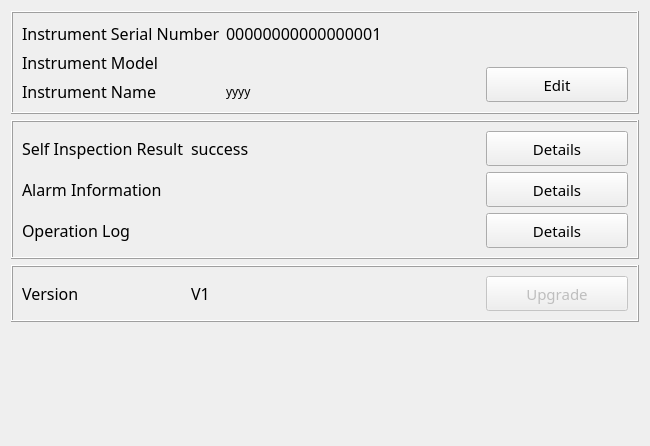
         <widget class="QWidget" name="pageDevice">
          <property name="font">
           <font>
            <family>文泉驿等宽微米黑</family>
           </font>
          </property>
          <layout class="QVBoxLayout" name="verticalLayout_19">
           <item>
            <widget class="QFrame" name="frameInsInfos">
             <property name="font">
              <font>
               <family>文泉驿等宽微米黑</family>
              </font>
             </property>
             <property name="frameShape">
              <enum>QFrame::Box</enum>
             </property>
             <property name="frameShadow">
              <enum>QFrame::Raised</enum>
             </property>
             <layout class="QGridLayout" name="gridLayout">
              <item row="0" column="0">
               <widget class="QLabel" name="labelSerialNumTitle">
                <property name="font">
                 <font>
                  <family>文泉驿微米黑</family>
                  <pointsize>12</pointsize>
                  <weight>50</weight>
                  <bold>false</bold>
                 </font>
                </property>
                <property name="text">
                 <string>Instrument Serial Number</string>
                </property>
               </widget>
              </item>
              <item row="0" column="1">
               <widget class="QLabel" name="labelSerialNum">
                <property name="font">
                 <font>
                  <family>文泉驿微米黑</family>
                  <pointsize>12</pointsize>
                 </font>
                </property>
                <property name="text">
                 <string>00000000000000001</string>
                </property>
               </widget>
              </item>
              <item row="1" column="0" rowspan="2">
               <widget class="QLabel" name="label_5">
                <property name="sizePolicy">
                 <sizepolicy hsizetype="Preferred" vsizetype="Preferred">
                  <horstretch>0</horstretch>
                  <verstretch>0</verstretch>
                 </sizepolicy>
                </property>
                <property name="minimumSize">
                 <size>
                  <width>0</width>
                  <height>0</height>
                 </size>
                </property>
                <property name="font">
                 <font>
                  <family>文泉驿微米黑</family>
                  <pointsize>12</pointsize>
                 </font>
                </property>
                <property name="text">
                 <string>Instrument Model</string>
                </property>
               </widget>
              </item>
              <item row="1" column="1" rowspan="2">
               <widget class="QLabel" name="label_Instrutype">
                <property name="font">
                 <font>
                  <family>文泉驿微米黑</family>
                  <pointsize>12</pointsize>
                 </font>
                </property>
                <property name="text">
                 <string/>
                </property>
               </widget>
              </item>
              <item row="2" column="2" rowspan="2">
               <widget class="QWidget" name="widget" native="true">
                <property name="minimumSize">
                 <size>
                  <width>92</width>
                  <height>35</height>
                 </size>
                </property>
                <property name="maximumSize">
                 <size>
                  <width>120</width>
                  <height>16777215</height>
                 </size>
                </property>
               </widget>
              </item>
              <item row="2" column="3" rowspan="2">
               <widget class="QPushButton" name="buttonDeviceNameEdit">
                <property name="minimumSize">
                 <size>
                  <width>142</width>
                  <height>35</height>
                 </size>
                </property>
                <property name="maximumSize">
                 <size>
                  <width>142</width>
                  <height>16777215</height>
                 </size>
                </property>
                <property name="font">
                 <font>
                  <family>文泉驿等宽微米黑</family>
                  <pointsize>11</pointsize>
                  <weight>50</weight>
                  <italic>false</italic>
                  <bold>false</bold>
                 </font>
                </property>
                <property name="focusPolicy">
                 <enum>Qt::NoFocus</enum>
                </property>
                <property name="text">
                 <string>Edit</string>
                </property>
               </widget>
              </item>
              <item row="3" column="0">
               <widget class="QLabel" name="labelDeviceNameTitle_2">
                <property name="font">
                 <font>
                  <family>文泉驿微米黑</family>
                  <pointsize>12</pointsize>
                  <weight>50</weight>
                  <bold>false</bold>
                 </font>
                </property>
                <property name="text">
                 <string>Instrument Name</string>
                </property>
               </widget>
              </item>
              <item row="3" column="1">
               <widget class="QLabel" name="labelDeviceName">
                <property name="font">
                 <font>
                  <family>文泉驿等宽微米黑</family>
                 </font>
                </property>
                <property name="text">
                 <string>yyyy</string>
                </property>
               </widget>
              </item>
             </layout>
            </widget>
           </item>
           <item>
            <widget class="QFrame" name="frameLogs">
             <property name="font">
              <font>
               <family>文泉驿等宽微米黑</family>
              </font>
             </property>
             <property name="frameShape">
              <enum>QFrame::Box</enum>
             </property>
             <property name="frameShadow">
              <enum>QFrame::Raised</enum>
             </property>
             <layout class="QGridLayout" name="gridLayout_2">
              <item row="0" column="3">
               <widget class="QPushButton" name="buttonSelfTestDetail">
                <property name="minimumSize">
                 <size>
                  <width>142</width>
                  <height>35</height>
                 </size>
                </property>
                <property name="maximumSize">
                 <size>
                  <width>142</width>
                  <height>16777215</height>
                 </size>
                </property>
                <property name="font">
                 <font>
                  <family>文泉驿等宽微米黑</family>
                  <pointsize>11</pointsize>
                  <weight>50</weight>
                  <italic>false</italic>
                  <bold>false</bold>
                 </font>
                </property>
                <property name="focusPolicy">
                 <enum>Qt::NoFocus</enum>
                </property>
                <property name="text">
                 <string>Details</string>
                </property>
               </widget>
              </item>
              <item row="1" column="0">
               <widget class="QLabel" name="labelAlarmTitle">
                <property name="font">
                 <font>
                  <family>文泉驿等宽微米黑</family>
                  <pointsize>12</pointsize>
                  <weight>50</weight>
                  <bold>false</bold>
                 </font>
                </property>
                <property name="text">
                 <string>Alarm Information</string>
                </property>
               </widget>
              </item>
              <item row="1" column="3">
               <widget class="QPushButton" name="buttonAlarmDetail">
                <property name="minimumSize">
                 <size>
                  <width>142</width>
                  <height>35</height>
                 </size>
                </property>
                <property name="maximumSize">
                 <size>
                  <width>142</width>
                  <height>16777215</height>
                 </size>
                </property>
                <property name="font">
                 <font>
                  <family>文泉驿等宽微米黑</family>
                  <pointsize>11</pointsize>
                  <weight>50</weight>
                  <italic>false</italic>
                  <bold>false</bold>
                 </font>
                </property>
                <property name="focusPolicy">
                 <enum>Qt::NoFocus</enum>
                </property>
                <property name="text">
                 <string>Details</string>
                </property>
               </widget>
              </item>
              <item row="2" column="0">
               <widget class="QLabel" name="labelOperatorTitle">
                <property name="font">
                 <font>
                  <family>文泉驿等宽微米黑</family>
                  <pointsize>12</pointsize>
                  <weight>50</weight>
                  <bold>false</bold>
                 </font>
                </property>
                <property name="text">
                 <string>Operation Log</string>
                </property>
               </widget>
              </item>
              <item row="2" column="3">
               <widget class="QPushButton" name="buttonOperatorDetail">
                <property name="minimumSize">
                 <size>
                  <width>142</width>
                  <height>35</height>
                 </size>
                </property>
                <property name="maximumSize">
                 <size>
                  <width>142</width>
                  <height>16777215</height>
                 </size>
                </property>
                <property name="font">
                 <font>
                  <family>文泉驿等宽微米黑</family>
                  <pointsize>11</pointsize>
                  <weight>50</weight>
                  <italic>false</italic>
                  <bold>false</bold>
                 </font>
                </property>
                <property name="focusPolicy">
                 <enum>Qt::NoFocus</enum>
                </property>
                <property name="text">
                 <string>Details</string>
                </property>
               </widget>
              </item>
              <item row="0" column="0">
               <widget class="QLabel" name="labelSelfTestTitle">
                <property name="font">
                 <font>
                  <family>文泉驿等宽微米黑</family>
                  <pointsize>12</pointsize>
                  <weight>50</weight>
                  <bold>false</bold>
                 </font>
                </property>
                <property name="text">
                 <string>Self Inspection Result</string>
                </property>
               </widget>
              </item>
              <item row="0" column="2">
               <widget class="QWidget" name="widget_2" native="true">
                <property name="minimumSize">
                 <size>
                  <width>92</width>
                  <height>35</height>
                 </size>
                </property>
                <property name="maximumSize">
                 <size>
                  <width>120</width>
                  <height>16777215</height>
                 </size>
                </property>
               </widget>
              </item>
              <item row="0" column="1">
               <widget class="QLabel" name="labelSelfTestResult">
                <property name="font">
                 <font>
                  <family>文泉驿等宽微米黑</family>
                  <pointsize>12</pointsize>
                 </font>
                </property>
                <property name="text">
                 <string>success</string>
                </property>
               </widget>
              </item>
             </layout>
            </widget>
           </item>
           <item>
            <widget class="QFrame" name="frameVersion">
             <property name="font">
              <font>
               <family>文泉驿等宽微米黑</family>
              </font>
             </property>
             <property name="frameShape">
              <enum>QFrame::Box</enum>
             </property>
             <property name="frameShadow">
              <enum>QFrame::Raised</enum>
             </property>
             <layout class="QGridLayout" name="gridLayout_4">
              <item row="0" column="0">
               <widget class="QLabel" name="label_Version_titl">
                <property name="font">
                 <font>
                  <family>文泉驿微米黑</family>
                  <pointsize>12</pointsize>
                 </font>
                </property>
                <property name="text">
                 <string>Version</string>
                </property>
               </widget>
              </item>
              <item row="0" column="1">
               <widget class="QLabel" name="label_Version">
                <property name="font">
                 <font>
                  <family>文泉驿微米黑</family>
                  <pointsize>12</pointsize>
                 </font>
                </property>
                <property name="text">
                 <string>V1</string>
                </property>
               </widget>
              </item>
              <item row="0" column="3">
               <widget class="QPushButton" name="buttonUpgrade">
                <property name="enabled">
                 <bool>false</bool>
                </property>
                <property name="sizePolicy">
                 <sizepolicy hsizetype="Fixed" vsizetype="Preferred">
                  <horstretch>0</horstretch>
                  <verstretch>0</verstretch>
                 </sizepolicy>
                </property>
                <property name="minimumSize">
                 <size>
                  <width>142</width>
                  <height>35</height>
                 </size>
                </property>
                <property name="maximumSize">
                 <size>
                  <width>142</width>
                  <height>16777215</height>
                 </size>
                </property>
                <property name="font">
                 <font>
                  <family>文泉驿等宽微米黑</family>
                  <pointsize>11</pointsize>
                  <weight>50</weight>
                  <italic>false</italic>
                  <bold>false</bold>
                 </font>
                </property>
                <property name="focusPolicy">
                 <enum>Qt::NoFocus</enum>
                </property>
                <property name="text">
                 <string>Upgrade</string>
                </property>
               </widget>
              </item>
              <item row="0" column="2">
               <widget class="QLabel" name="label_6">
                <property name="minimumSize">
                 <size>
                  <width>92</width>
                  <height>35</height>
                 </size>
                </property>
                <property name="maximumSize">
                 <size>
                  <width>120</width>
                  <height>16777215</height>
                 </size>
                </property>
                <property name="text">
                 <string/>
                </property>
               </widget>
              </item>
             </layout>
            </widget>
           </item>
           <item>
            <spacer name="verticalSpacer_3">
             <property name="orientation">
              <enum>Qt::Vertical</enum>
             </property>
             <property name="sizeHint" stdset="0">
              <size>
               <width>20</width>
               <height>113</height>
              </size>
             </property>
            </spacer>
           </item>
          </layout>
         </widget>
